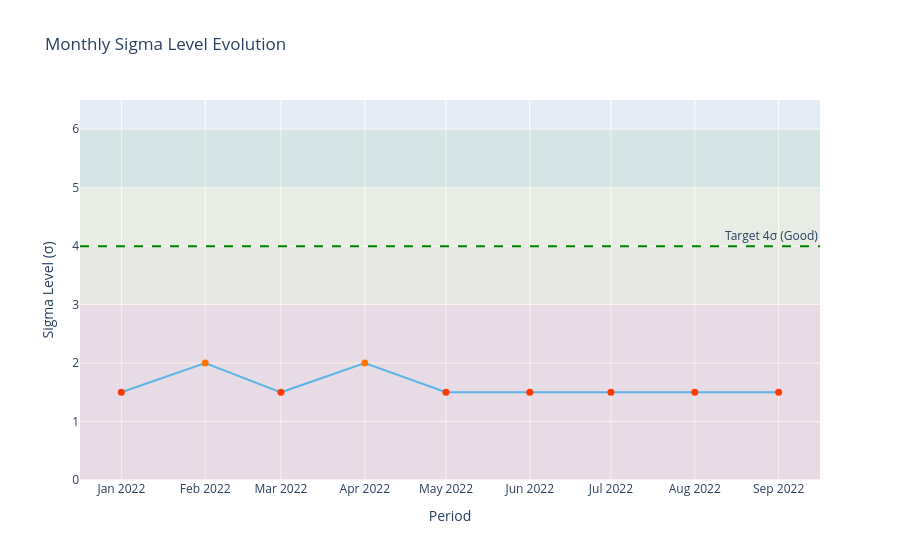

The code cell stored with this chart in its notebook:
### Code cell
# Chart 3: Sigma evolution
fig3 = go.Figure()
fig3.add_trace(go.Scatter(
    x=gold_sigma["period"], y=gold_sigma["sigma_level"],
    mode="lines+markers", name="Sigma Level",
    line=dict(color="#4fc3f7", width=2),
    marker=dict(size=7, color=gold_sigma["sigma_level"],
                colorscale=["red","orange","yellow","green"],
                cmin=1, cmax=5)
))
fig3.add_hrect(y0=0,   y1=3, fillcolor="red",    opacity=0.07, line_width=0)
fig3.add_hrect(y0=3,   y1=4, fillcolor="orange", opacity=0.07, line_width=0)
fig3.add_hrect(y0=4,   y1=5, fillcolor="yellow", opacity=0.07, line_width=0)
fig3.add_hrect(y0=5,   y1=6, fillcolor="green",  opacity=0.07, line_width=0)
fig3.add_hline(y=4, line_dash="dash", line_color="green",
               annotation_text="Target 4σ (Good)")
fig3.update_layout(
    title="Monthly Sigma Level Evolution",
    xaxis_title="Period", yaxis_title="Sigma Level (σ)",
    yaxis=dict(range=[0, 6.5])
)

# Salvar gráfico
saved_path = save_figure(fig3, "sigma_evolution.png")
print(f"✅ Gráfico salvo em: {saved_path}")

fig3.show()

### Figure 1 — Plotly figure (JSON) as saved in the notebook; plotly's stock layout.template omitted (floating-point values rounded to 4 significant figures)
{"data": [{"line": {"color": "#4fc3f7", "width": 2}, "marker": {"cmax": 5, "cmin": 1, "color": [1.5, 2.0, 1.5, 2.0, 1.5, 1.5, 1.5, 1.5, 1.5], "colorscale": [[0, "red"], [0.3333, "orange"], [0.6667, "yellow"], [1, "green"]], "size": 7}, "mode": "lines+markers", "name": "Sigma Level", "type": "scatter", "x": ["2022-01-01T00:00:00", "2022-02-01T00:00:00", "2022-03-01T00:00:00", "2022-04-01T00:00:00", "2022-05-01T00:00:00", "2022-06-01T00:00:00", "2022-07-01T00:00:00", "2022-08-01T00:00:00", "2022-09-01T00:00:00"], "y": [1.5, 2.0, 1.5, 2.0, 1.5, 1.5, 1.5, 1.5, 1.5]}], "layout": {"annotations": [{"showarrow": false, "text": "Target 4σ (Good)", "x": 1, "xanchor": "right", "xref": "x domain", "y": 4, "yanchor": "bottom", "yref": "y"}], "shapes": [{"fillcolor": "red", "line": {"width": 0}, "opacity": 0.07, "type": "rect", "x0": 0, "x1": 1, "xref": "x domain", "y0": 0, "y1": 3, "yref": "y"}, {"fillcolor": "orange", "line": {"width": 0}, "opacity": 0.07, "type": "rect", "x0": 0, "x1": 1, "xref": "x domain", "y0": 3, "y1": 4, "yref": "y"}, {"fillcolor": "yellow", "line": {"width": 0}, "opacity": 0.07, "type": "rect", "x0": 0, "x1": 1, "xref": "x domain", "y0": 4, "y1": 5, "yref": "y"}, {"fillcolor": "green", "line": {"width": 0}, "opacity": 0.07, "type": "rect", "x0": 0, "x1": 1, "xref": "x domain", "y0": 5, "y1": 6, "yref": "y"}, {"line": {"color": "green", "dash": "dash"}, "type": "line", "x0": 0, "x1": 1, "xref": "x domain", "y0": 4, "y1": 4, "yref": "y"}], "title": {"text": "Monthly Sigma Level Evolution"}, "xaxis": {"title": {"text": "Period"}}, "yaxis": {"range": [0, 6.5], "title": {"text": "Sigma Level (σ)"}}}}
